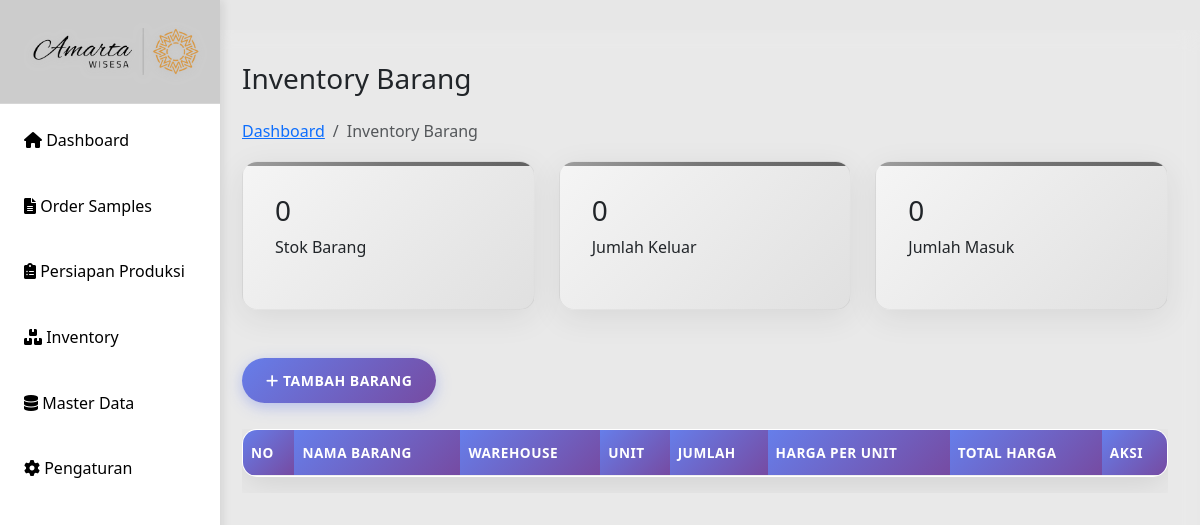
Before: /inventory.php with the older database file.
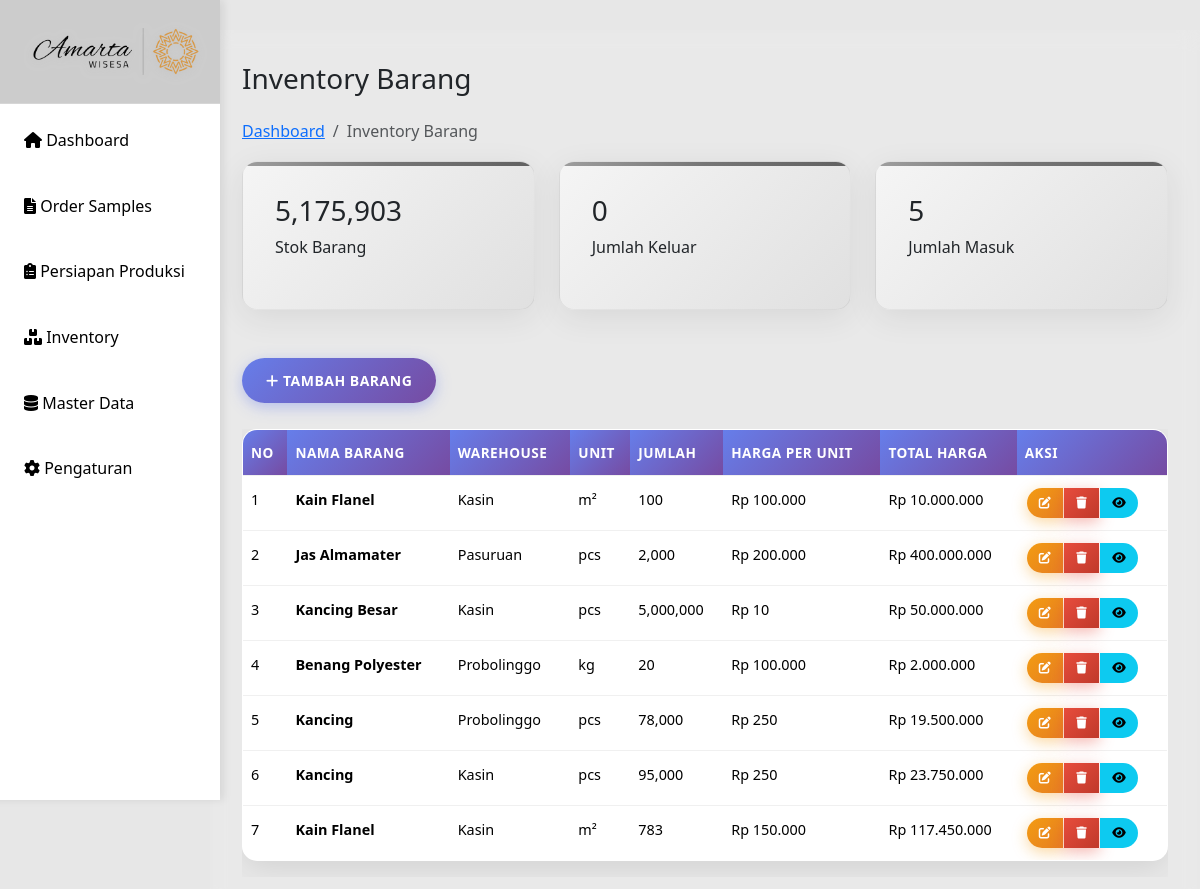
After: the same page with the newer database file.
### tables this page shows
CREATE TABLE `inventory` (
  `id` int(11) NOT NULL,
  `nama_barang` varchar(255) NOT NULL,
  `warehouse` varchar(100) NOT NULL,
  `unit` varchar(50) NOT NULL,
  `jumlah` int(11) NOT NULL DEFAULT 0,
  `harga_per_unit` decimal(15,2) NOT NULL DEFAULT 0.00,
  `keterangan` text DEFAULT NULL,
  `created_at` datetime NOT NULL DEFAULT current_timestamp(),
  `updated_at` datetime DEFAULT NULL ON UPDATE current_timestamp()
);

### inventory.php (the view, shortened to what this page needs)
<?php
include "includes/header.php";
include "config/db.php";
$result = $conn->query("SELECT * FROM inventory ORDER BY id DESC");
$total_stok = $conn->query("SELECT SUM(jumlah) as total FROM inventory")->fetch_assoc()['total'] ?? 0;
$barang_keluar = $conn->query("SELECT SUM(jumlah_keluar) as total FROM inventory_transaksi WHERE jenis = 'keluar'")->fetch_assoc()['total'] ?? 0;
$barang_masuk = $conn->query("SELECT COUNT(DISTINCT nama_barang) as total FROM inventory")->fetch_assoc()['total'] ?? 0;
$barang_masuk_transaksi = $conn->query("SELECT SUM(jumlah_masuk) as total FROM inventory_transaksi WHERE jenis = 'masuk'")->fetch_assoc()['total'] ?? 0;
if ($barang_keluar == 0 && $barang_masuk_transaksi == 0) {
    $barang_keluar = 0;
}
?>
    <main class="main-content">
            <div>
                <h1 class="h3 mb-4">Inventory Barang</h1>
                <nav aria-label="breadcrumb">
                    <ol class="breadcrumb">
                        <li class="breadcrumb-item"><a href="index.php">Dashboard</a></li>
                        <li class="breadcrumb-item active">Inventory Barang</li>
                    </ol>
                </nav>
            </div>
        <div class="row mb-4">
            <div class="col-md-4">
                <div class="stats-card">
                    <h3><?php echo number_format($total_stok); ?></h3>
                    <p>Stok Barang</p>
                </div>
            </div>
            <div class="col-md-4">
                <div class="stats-card">
                    <h3><?php echo number_format($barang_keluar); ?></h3>
                    <p>Jumlah Keluar</p>
                </div>
            </div>
            <div class="col-md-4">
                <div class="stats-card">
                    <h3><?php echo number_format($barang_masuk); ?></h3>
                    <p>Jumlah Masuk</p>
                </div>
            </div>
        </div>
        <div>
            <button class="btn btn-primary" data-bs-toggle="modal" data-bs-target="#inventoryModal">
                <i class="fas fa-plus"></i> Tambah Barang
            </button>
        </div><br>
        <div class="table-container">
            <div class="table-responsive">
                <table class="table table-hover">
                    <thead>
                        <tr>
                            <th>No</th>
                            <th>Nama Barang</th>
                            <th>Warehouse</th>
                            <th>Unit</th>
                            <th>Jumlah</th>
                            <th>Harga per Unit</th>
                            <th>Total Harga</th>
                            <th>Aksi</th>
                        </tr>
                    </thead>
                    <tbody>
                        <?php $no=1; while($row = $result->fetch_assoc()): ?>
                        <tr>
                            <td><?= $no++ ?></td>
                            <td><strong><?= $row['nama_barang'] ?></strong></td>
                            <td><?= $row['warehouse'] ?></td>
                            <td><?= $row['unit'] ?></td>
                            <td><?= number_format($row['jumlah']) ?></td>
                            <td>Rp <?= number_format($row['harga_per_unit'], 0, ',', '.') ?></td>
                            <td>Rp <?= number_format($row['jumlah'] * $row['harga_per_unit'], 0, ',', '.') ?></td>
                            <td>
                                <div class="btn-group btn-group-sm" role="group">
                                    <button class="btn btn-warning" onclick="editInventory(<?= $row['id'] ?>)" title="Edit">
                                        <i class="fas fa-edit"></i>
                                    </button>
                                    <button class="btn btn-danger" onclick="deleteInventory(<?= $row['id'] ?>)" title="Hapus">
                                        <i class="fas fa-trash"></i>
                                    </button>
                                    <button class="btn btn-info" onclick="detailInventory(<?= $row['id'] ?>)" title="Detail">
                                        <i class="fas fa-eye"></i>
                                    </button>
                                </div>
                            </td>
                        </tr>
                        <?php endwhile; ?>
                    </tbody>
                </table>
            </div>
        </div>
    </main>
<?php include 'includes/footer.php'; ?>

### includes/header.php (shortened to what this page needs)
<!DOCTYPE html>
<html lang="id">
<head>
    <link href="https://cdn.jsdelivr.net/npm/bootstrap@5.3.3/dist/css/bootstrap.min.css" rel="stylesheet">
    <link href="https://cdnjs.cloudflare.com/ajax/libs/font-awesome/6.0.0/css/all.min.css" rel="stylesheet">
    <link href="https://cdn.datatables.net/1.13.7/css/dataTables.bootstrap5.min.css" rel="stylesheet">
    <link rel="stylesheet" href="css/style.css">
</head>
<body>
    <button class="sidebar-toggle" onclick="toggleSidebar()">
    </button>
   <?php include 'sidebar.php'; ?>

### includes/sidebar.php
<nav class="sidebar" id="sidebar">
    <div class="sidebar-header">
        <img src="img/amarta-wisesa.png" alt="Amarta Wisesa Logo" class="sidebar-logo">
    </div>
    <ul class="sidebar-nav">
        <li>
            <a href="index.php" class="nav-link <?php echo basename($_SERVER['PHP_SELF']) == 'index.php' ? 'active' : ''; ?>">
                <i class="fas fa-home"></i>
                Dashboard
            </a>
        </li>
        <li>
            <a href="sps-sample.php" class="nav-link <?php echo basename($_SERVER['PHP_SELF']) == 'sps-sample.php' ? 'active' : ''; ?>">
                <i class="fas fa-file-alt"></i>
                Order Samples
            </a>
        </li>
        <li>
            <a href="persiapan.php" class="nav-link <?php echo basename($_SERVER['PHP_SELF']) == 'persiapan.php' ? 'active' : ''; ?>">
                <i class="fas fa-clipboard-list"></i>
                Persiapan Produksi
            </a>
        </li>
        <li>
            <a href="inventory.php" class="nav-link <?php echo basename($_SERVER['PHP_SELF']) == 'inventory.php' ? 'active' : ''; ?>">
                <i class="fas fa-boxes"></i>
                Inventory
            </a>
        </li>
        <li>
            <a href="master-data.php" class="nav-link <?php echo basename($_SERVER['PHP_SELF']) == 'master-data.php' ? 'active' : ''; ?>">
                <i class="fas fa-database"></i>
                Master Data
            </a>
        </li>
        <li>
            <a href="pengaturan.php" class="nav-link <?php echo basename($_SERVER['PHP_SELF']) == 'pengaturan.php' ? 'active' : ''; ?>">
                <i class="fas fa-cog"></i>
                Pengaturan
            </a>
        </li>
    </ul>
</nav>

### includes/footer.php (shortened to what this page needs)
</body>
</html>

### css/style.css (style rules this page uses)
* { margin: 0; padding: 0; box-sizing: border-box; }
body { font-family: 'Segoe UI', Tahoma, Geneva, Verdana, sans-serif; background: #e7e7e7ff; min-height: 100vh; line-height: 1.6; }
.sidebar { background: #ffffff; width: 260px; height: 100vh; position: fixed; left: -40px; top: 0; padding-top: 0; box-shadow: 4px 0 8px rgba(0,0,0,0.08); overflow-y: auto; transition: all 0.3s cubic-bezier(0.4, 0, 0.2, 1); z-index: 1000; }
.sidebar::before { content: ''; position: absolute; top: 0; left: 0; right: 0; bottom: 0; background: linear-gradient(45deg, rgba(255,255,255,0.3) 0%, rgba(255,255,255,0.1) 50%, rgba(255,255,255,0.2) 100%); pointer-events: none; }
.sidebar-header { background: rgba(0,0,0,0.2); padding: 1.5rem 1rem; text-align: left; backdrop-filter: blur(10px); border-bottom: 1px solid rgba(255,255,255,0.2); }
.sidebar-logo { width: 100%; max-width: 180px; height: auto; margin-left : 50px; transition: all 0.3s ease; filter: drop-shadow(0 2px 4px rgba(189, 189, 189, 0.72)); }
.sidebar ul { list-style: none; }
.sidebar ul li { margin: 0.5rem 1rem; border-radius: 8px; overflow: hidden; transition: all 0.3s ease; }
.sidebar ul li a { color: #000000; text-decoration: none; display: block; padding: 1rem; transition: all 0.3s ease; position: relative; overflow: hidden; }
.sidebar ul li a::before { content: ''; position: absolute; top: 0; left: -100%; width: 100%; height: 100%; background: linear-gradient(90deg, transparent, rgba(255,255,255,0.2), transparent); transition: left 0.5s; }
.main-content { margin-left: 210px; padding: 2rem; background: rgba(255,255,255,0.1); backdrop-filter: blur(10px); min-height: 100vh; }
.stats-card { background: linear-gradient(135deg, #f5f5f5, #e0e0e0); border-radius: 15px; padding: 2rem; margin-bottom: 1.5rem; box-shadow: 0 8px 32px rgba(0,0,0,0.08); border: 1px solid rgba(158, 158, 158, 0.2); transition: transform 0.3s ease, box-shadow 0.3s ease; position: relative; overflow: hidden; }
.stats-card::before { content: ''; position: absolute; top: 0; left: 0; right: 0; height: 4px; background: linear-gradient(90deg, #9e9e9e, #757575, #616161); }
.table { width: 100%; border-collapse: separate; border-spacing: 0; background: white; border-radius: 15px; overflow: hidden; box-shadow: 0 8px 32px rgba(0,0,0,0.1); border: 1px solid rgba(255,255,255,0.2); }
.table th, .table td { padding: 12px 8px; text-align: left; border-bottom: 1px solid #f0f0f0; font-size: 0.9rem; }
.table th { background: linear-gradient(135deg, #667eea, #764ba2); color: white; font-weight: 600; text-transform: uppercase; letter-spacing: 0.5px; font-size: 0.85rem; }
.table tr { transition: all 0.3s ease; }
.table tr:last-child td { border-bottom: none; }
.table .btn { padding: 6px 12px; font-size: 12px; border-radius: 20px; margin: 0 2px; }
.table .btn i { font-size: 12px; }
.btn { padding: 12px 24px; border: none; border-radius: 25px; cursor: pointer; text-decoration: none; display: inline-block; font-size: 14px; font-weight: 600; text-transform: uppercase; letter-spacing: 0.5px; transition: all 0.3s ease; position: relative; overflow: hidden; }
.btn::before { content: ''; position: absolute; top: 50%; left: 50%; width: 0; height: 0; background: rgba(255,255,255,0.2); border-radius: 50%; transform: translate(-50%, -50%); transition: width 0.6s, height 0.6s; }
.btn-primary { background: linear-gradient(135deg, #667eea, #764ba2); color: white; box-shadow: 0 4px 15px rgba(102,126,234,0.4); }
.btn-danger { background: linear-gradient(135deg, #e74c3c, #c0392b); color: white; box-shadow: 0 4px 15px rgba(231,76,60,0.4); }
.btn-warning { background: linear-gradient(135deg, #f39c12, #e67e22); color: white; box-shadow: 0 4px 15px rgba(243,156,18,0.4); }

Changed rows visible on the page:
added inventory: nama_barang "Kain Flanel", warehouse "Kasin", unit "m²", jumlah "100", harga_per_unit "100.000", $row['jumlah'] * $row['harga_per_unit'] "10.000.000"
added inventory: nama_barang "Jas Almamater", warehouse "Pasuruan", unit "pcs", jumlah "2,000", harga_per_unit "200.000", $row['jumlah'] * $row['harga_per_unit'] "400.000.000"
added inventory: nama_barang "Kancing Besar", warehouse "Kasin", unit "pcs", jumlah "5,000,000", harga_per_unit "10", $row['jumlah'] * $row['harga_per_unit'] "50.000.000"
added inventory: nama_barang "Benang Polyester", warehouse "Probolinggo", unit "kg", jumlah "20", harga_per_unit "100.000", $row['jumlah'] * $row['harga_per_unit'] "2.000.000"
added inventory: nama_barang "Kancing", warehouse "Probolinggo", unit "pcs", jumlah "78,000", harga_per_unit "250", $row['jumlah'] * $row['harga_per_unit'] "19.500.000"
added inventory: nama_barang "Kancing", warehouse "Kasin", unit "pcs", jumlah "95,000", harga_per_unit "250", $row['jumlah'] * $row['harga_per_unit'] "23.750.000"
added inventory: nama_barang "Kain Flanel", warehouse "Kasin", unit "m²", jumlah "783", harga_per_unit "150.000", $row['jumlah'] * $row['harga_per_unit'] "117.450.000"
Other visible differences:
$total_stok: "0" → "5,175,903"
$barang_masuk: "0" → "5"
